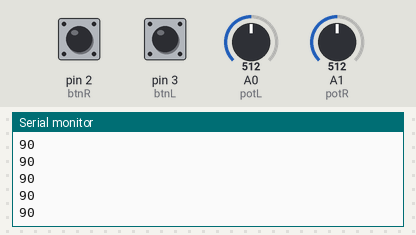
Bench run of a sketch on a simulated Arduino Uno, built with avr-gcc and run on an emulated ATmega328P. Shown: the last lines printed to the serial monitor. The test bench sets the inputs (shaded band); at power-on: pin 2 (btnR) LOW, pin 3 (btnL) LOW, A0 (potL) = 512, A1 (potR) = 512. No radio packets arrive unless stated.

Above: at 1.2 s.
1.3 s: pin 2 (btnR) pulled HIGH for 0.15 s
At 1.33 s:
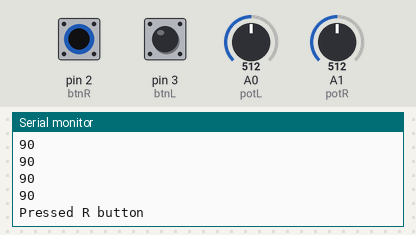
2.9 s: pin 3 (btnL) pulled HIGH for 0.15 s
At 2.96 s:
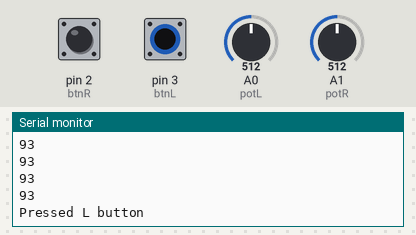
4.5 s: pin 2 (btnR) pulled HIGH for 1 s
At 4.79 s:
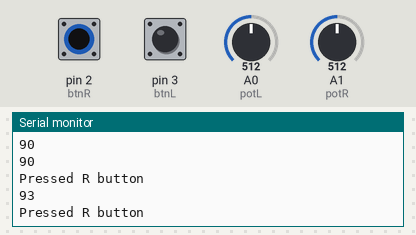
7.0 s: pin 3 (btnL) pulled HIGH for 3.2 s
At 7.03 s:
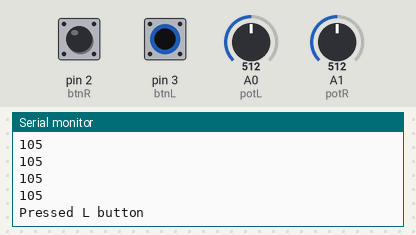
Timing chart, 0 to 10.0 s (numbered marks = the images above; inputs shaded):
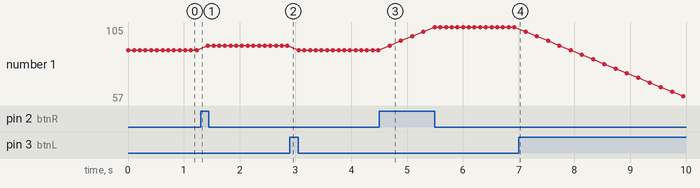

The sketch:

robotike_controller.ino
```cpp
#define potL 0
#define potR 1
#define btnL 3
#define btnR 2

#include <SPI.h>
#include <nRF24L01.h>
#include <RF24.h>
#include <Wire.h>


RF24 radio(9, 8); // CE, CSN
const byte address[6] = "tank1";
byte turretVal = 90;
int btnLState = 0;
int btnRState = 0;

struct Data {
  int potLVal = 0;
  int potRVal = 0;
  byte turretVal = 0;
};

Data trans;

void setup() {
  // put your setup code here, to run once:
  Serial.begin(9600);
  pinMode(potL, INPUT);
  pinMode(potR, INPUT);
  pinMode(btnR, INPUT);
  pinMode(btnL, INPUT);
  radio.begin();
  radio.openWritingPipe(address);
  radio.setPALevel(RF24_PA_MIN);
  radio.stopListening();
}

void loop() {
  // put your main code here, to run repeatedly:
  btnLState = digitalRead(btnL);
  btnRState = digitalRead(btnR);
  if(btnLState == HIGH && turretVal > 0){
      turretVal-=3;
      Serial.println("Pressed L button");
      delay(100);
      //Serial.println(turretVal);
    }
  if(btnRState == HIGH && turretVal < 180){
      turretVal+=3;
      Serial.println("Pressed R button");
      delay(100);
    }
  trans.turretVal = turretVal;
  trans.potRVal = analogRead(potR);
  trans.potLVal = analogRead(potL);
  //Serial.println(trans.turretVal);
  radio.write(&trans, sizeof(Data));
  Serial.println(turretVal);
  delay(100);
}
```

Measured:
- after the input at 1.3 s, the serial monitor: prints a new line at once (image 1)
- after the input at 2.9 s, the serial monitor: prints a new line after 0.06 s (image 2)
- after the input at 4.5 s, the serial monitor: prints a new line after 0.09 s (image 3)
- after the input at 7.0 s, the serial monitor: prints a new line at once (image 4)
- plotted number 1: 90 → 93 after the input at 1.3 s, 90 → 105 after the input at 4.5 s, 105 → 57 after the input at 7.0 s
